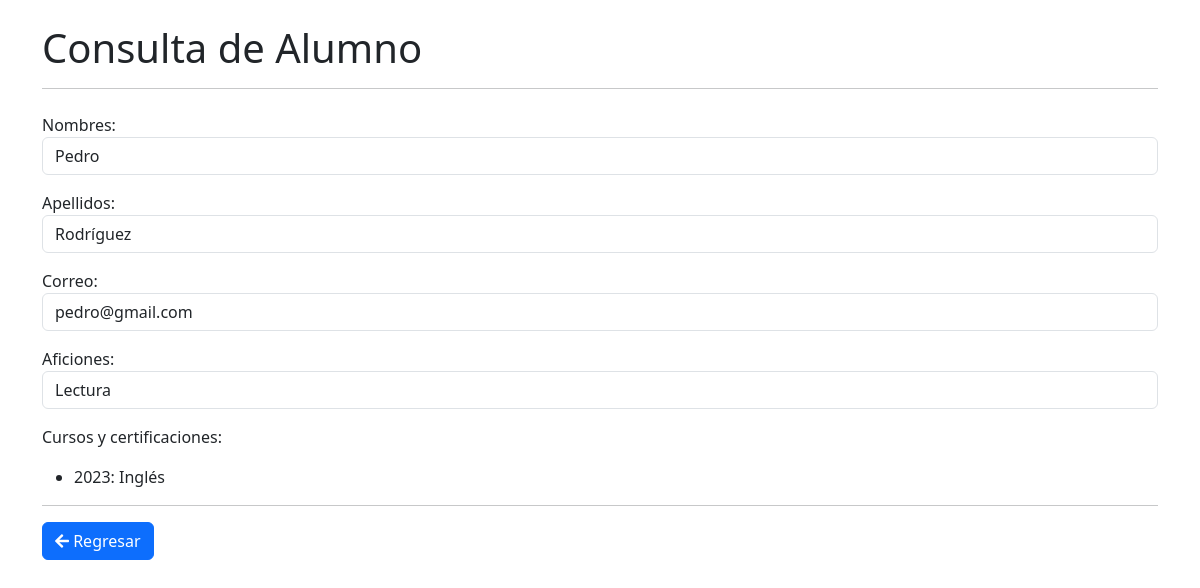
The app's page /ver.php?id_alumno=3 with its own data.
### tables this page shows
CREATE TABLE ALUMNO (
    id_alumno INT AUTO_INCREMENT PRIMARY KEY,
    nombres VARCHAR(50),
    apellidos VARCHAR(50),
    correo VARCHAR(30),
    aficiones VARCHAR(100),
    id_usuario INT,
    FOREIGN KEY (id_usuario) REFERENCES USUARIO(id_usuario) ON DELETE CASCADE
);

CREATE TABLE ALUMNO_CURSOS (
    id_alumno INT,
    id_curso INT,
    anio INT,
    FOREIGN KEY (id_alumno) REFERENCES ALUMNO(id_alumno) ON DELETE CASCADE,
    FOREIGN KEY (id_curso) REFERENCES CURSOS(id_curso) ON DELETE CASCADE
);

CREATE TABLE CURSOS (
    id_curso INT AUTO_INCREMENT PRIMARY KEY,
    nombre VARCHAR(50)
);

### ver.php (the view, shortened to what this page needs)
<?php
require_once "db.php";
$stmt = $pdo->prepare("SELECT * FROM alumno where id_alumno = :idx");
$stmt->execute(array(":idx" => $_GET['id_alumno']));
$row = $stmt->fetch(PDO::FETCH_ASSOC);
$fn = htmlentities($row['nombres']);
$ln = htmlentities($row['apellidos']);
$em = htmlentities($row['correo']);
$af = htmlentities($row['aficiones']);
?>
<html>
<head>
<?php include 'head.php'; ?>
</head><body>
<div class="container">
        <h1 class="mt-4">Consulta de Alumno</h1>
        <hr>
        <form class="mt-4">
            <div class="form-group">
                <label for="nombres">Nombres:</label>
                <p class="form-control" id="nombres"><?php echo($fn); ?></p>
            </div>
            <div class="form-group">
                <label for="apellidos">Apellidos:</label>
                <p class="form-control" id="apellidos"><?php echo($ln); ?></p>
            </div>
            <div class="form-group">
                <label for="correo">Correo:</label>
                <p class="form-control" id="correo"><?php echo($em); ?></p>
            </div>
            <div class="form-group">
                <label for="aficiones">Aficiones:</label>
                <p class="form-control" id="aficiones"><?php echo($af); ?></p>
            </div>
            <p>Cursos y certificaciones:</p>
            <ul>
<?php
	$stmt = $pdo->prepare("SELECT ac.anio, c.nombre FROM alumno_cursos ac inner join cursos c
							on c.id_curso = ac.id_curso
							where ac.id_alumno = :idx");
	$stmt->execute(array(":idx" => $_GET['id_alumno']));
	$result = $stmt -> fetchAll();
	foreach( $result as $row ) {
		echo "<li>".$row['anio'] ;
		echo ": ";
		echo $row['nombre'];
		echo "</li>";
	}
?>
</ul>
<hr>
<a class="btn btn-primary" href="index.php"><i class="fas fa-arrow-left"></i> Regresar</a>
</form>

### records on screen
alumno: nombres "Pedro", apellidos "Rodríguez", correo "pedro@gmail.com", aficiones "Lectura"
alumno_cursos: anio "2023", id_curso.nombre "Inglés"
